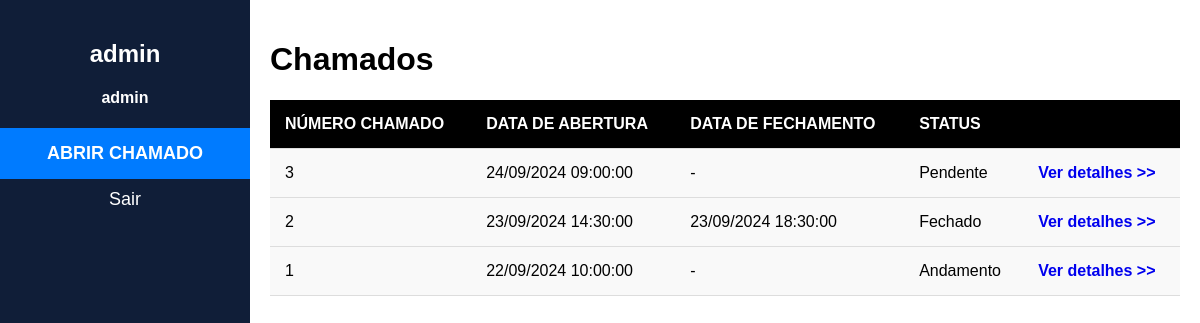
The page /logado/inicial.php (signed in) on the database as committed earlier.
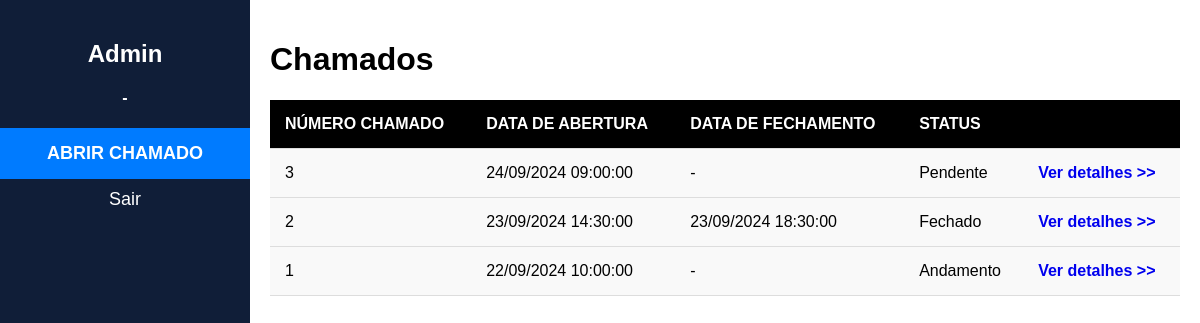
The same page on the database as committed later.
### tables this page shows
CREATE TABLE IF NOT EXISTS `tb_usuario` (
  `id_usuario` int UNSIGNED NOT NULL AUTO_INCREMENT,
  `id_condominio` int UNSIGNED NOT NULL,
  `nome` varchar(255) NOT NULL,
  `email` varchar(255) NOT NULL,
  `telefone` varchar(255) NOT NULL,
  `tipo_usuario` int UNSIGNED NOT NULL,
  `senha` varchar(255) NOT NULL,
  PRIMARY KEY (`id_usuario`),
  KEY `tb_usuario_FKIndex1` (`id_condominio`)
);

CREATE TABLE IF NOT EXISTS `tb_condominio` (
  `id_condominio` int UNSIGNED NOT NULL AUTO_INCREMENT,
  `nome` varchar(255) NOT NULL,
  `cep` varchar(255) NOT NULL,
  `rua` varchar(255) NOT NULL,
  `numero` int UNSIGNED NOT NULL,
  `cidade` varchar(255) NOT NULL,
  `estado` varchar(255) NOT NULL,
  PRIMARY KEY (`id_condominio`)
);

CREATE TABLE IF NOT EXISTS `tb_chamado` (
  `id_chamado` int UNSIGNED NOT NULL AUTO_INCREMENT,
  `id_tecnico` int UNSIGNED NOT NULL,
  `id_usuario_solicitante` int UNSIGNED NOT NULL,
  `descricao` varchar(255) NOT NULL,
  `dt_abertura` datetime NOT NULL,
  `status` int NOT NULL,
  `dt_fechamento` datetime DEFAULT NULL,
  PRIMARY KEY (`id_chamado`),
  KEY `tb_chamado_FKIndex1` (`id_usuario_solicitante`),
  KEY `tb_chamado_FKIndex2` (`id_tecnico`)
);

### logado/inicial.php (the view, shortened to what this page needs)
<?php
include('../conexao/conexao.php');
?>
<!DOCTYPE html>
<html lang="pt-BR">
<head>
</head>
<body>
<div class="sidebar">
    <h2>
        <?php
            $idUsuario = mysqli_real_escape_string($connection, $_SESSION['idUsuario']);
            $query = "SELECT * FROM tb_usuario WHERE id_usuario = $idUsuario";
            $result = mysqli_query($connection, $query);
            $row = mysqli_fetch_assoc($result);
            echo htmlspecialchars($row['nome']);
            $idCondominio = $row['id_condominio'];
            $tipoUsuario = $row['tipo_usuario'];
        ?>
    </h2>
    <h4 style="text-align: center;">
        <?php
            $query = "SELECT * FROM tb_condominio WHERE id_condominio = $idCondominio";
            $result = mysqli_query($connection, $query);
            $row = mysqli_fetch_assoc($result);
            echo htmlspecialchars($row['nome']);
        ?>
    </h4>
    <a href="novo_chamado.php" class="back-btn">ABRIR CHAMADO</a>
    <a href="../conexao/logout.php">Sair</a>
</div>
<div class="main-content">
    <h1>Chamados</h1>
    <table class="chamados">
        <thead>
            <tr>
                <th>NÚMERO CHAMADO</th>
                <th>DATA DE ABERTURA</th>
                <th>DATA DE FECHAMENTO</th>
                <th>STATUS</th>
                <th></th>
            </tr>
        </thead>
        <tbody>
            <?php
                if($tipoUsuario == 1){
                    $result = $conn->query("SELECT * FROM tb_chamado ORDER BY dt_abertura DESC");
                }elseif($tipoUsuario == 2){
                    $result = $conn->query("SELECT * FROM tb_chamado WHERE id_tecnico = $idUsuario");
                }elseif($tipoUsuario == 3){
                    $result = $conn->query("SELECT * FROM tb_chamado WHERE id_usuario_solicitante = $idUsuario");
                }
                $count = $result->rowCount();
                if ($count > 0) {
                    while ($row = $result->fetch(PDO::FETCH_OBJ)){
                        if($row->status == 1){
                            $status = 'Pendente';
                        }else if($row->status == 2){
                            $status = 'Andamento';
                        }else if($row->status == 3){
                            $status = 'Fechado';
                        }
            ?>
            <tr>
                <td><?php echo htmlspecialchars($row->id_chamado); ?></td>
                <td>
                    <?php
                            $data = new DateTime($row->dt_abertura);
                            $data_br = $data->format('d/m/Y H:i:s');
                            echo htmlspecialchars($data_br);
                    ?>
                </td>
                <td>
                    <?php
                        if($row->dt_fechamento != NULL){
                            $data = new DateTime($row->dt_fechamento);
                            $data_br = $data->format('d/m/Y H:i:s');
                            echo htmlspecialchars($data_br);
                        }else{
                            echo htmlspecialchars("-");
                        }
                    ?>
                </td>
                <td><?php echo htmlspecialchars($status); ?></td>
                <td><a href="chamado.php?idChamado=<?php echo $row->id_chamado?>" class="detalhes-link">Ver detalhes &gt;&gt;</a></td>
            </tr>
            <?php
                    }
                }
            ?>
        </tbody>
    </table>
</div>
</body>
</html>

### logado/inicial.php (style rules this page uses)
body { margin: 0; font-family: Arial, sans-serif; }
.sidebar { width: 250px; background-color: #101E38; height: 100vh; position: fixed; padding-top: 20px; }
.sidebar h2 { color: white; text-align: center; }
.sidebar h4 { color: white; }
.sidebar a { display: block; padding: 10px; color: white; text-decoration: none; text-align: center; font-size: 18px; }
.sidebar a.back-btn { background-color: #007BFF; color: #fff; padding: 15px; font-weight: bold; }
.main-content { margin-left: 250px; padding: 20px; }
.chamados { width: 100%; margin: 0 auto; background-color: #f9f9f9; border-collapse: collapse; }
.chamados th, .chamados td { padding: 15px; text-align: left; border-bottom: 1px solid #ddd; }
.chamados th { background-color: #000; color: #fff; }
.detalhes-link { text-decoration: none; color: #0000EE; font-weight: bold; }

Rows that differ between the two databases and show on the page:
changed tb_usuario: nome "admin" → "Admin"
changed tb_condominio: nome "admin" → "-"
